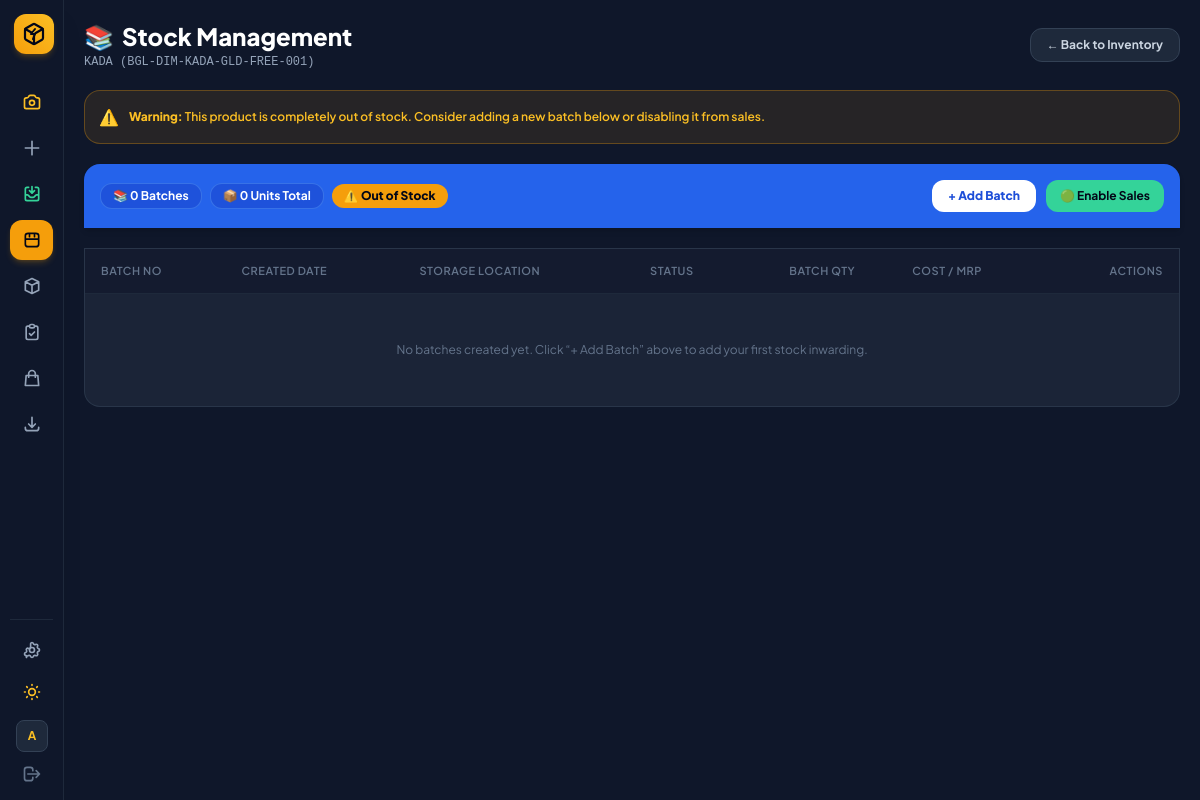
The page /products/1/batches/ (signed in) on the database its author committed.
### sku_manager/models.py (models this page shows, shortened)
class JewelrySKU(models.Model):
    CATEGORY_CHOICES = [
        ('APP', 'APP - Apparel / Clothing'),
        ('ACC', 'ACC - Accessories'),
        ('ELC', 'ELC - Electronics / Gadgets'),
        ('FTW', 'FTW - Footwear'),
        ('HOM', 'HOM - Home & Living'),
        ('BEA', 'BEA - Beauty & Care'),
        ('NCK', 'NCK - Necklace / Chain'),
        ('BGL', 'BGL - Bangles / Kada'),
        ('GEN', 'GEN - General Goods'),
    ]
    COLOR_CHOICES = [
        ('BLK', 'BLK - Black'),
        ('WHT', 'WHT - White'),
        ('BLU', 'BLU - Blue'),
        ('RED', 'RED - Red'),
        ('GRN', 'GRN - Green'),
        ('GLD', 'GLD - Gold'),
        ('SLV', 'SLV - Silver'),
        ('BRN', 'BRN - Brown'),
        ('MTC', 'MTC - Multi-Color'),
    ]
    category = models.CharField(max_length=10, choices=CATEGORY_CHOICES, default='GEN')
    style = models.CharField(max_length=20, default='STD')
    name = models.CharField(max_length=50, default='ITEM')
    color = models.CharField(max_length=20, choices=COLOR_CHOICES, default='BLK')
    size = models.CharField(max_length=20, default='FREE')
    number = models.CharField(max_length=10, default='001')
    sku = models.CharField(max_length=100, unique=True, editable=False)
    image = models.ImageField(upload_to='products/', null=True, blank=True)
    is_listed = models.BooleanField(default=True)
    batch_no = models.CharField(max_length=50, blank=True, default='')
    stock = models.PositiveIntegerField(default=0)
    storage_box = models.ForeignKey(StorageBox, on_delete=models.SET_NULL, null=True, blank=True, related_name='skus')
    section_name = models.CharField(max_length=50, blank=True, default='Main Section')
    purchase_price = models.DecimalField(max_digits=10, decimal_places=2, default=0.00)
    selling_price = models.DecimalField(max_digits=10, decimal_places=2, default=0.00)
    created_at = models.DateTimeField(auto_now_add=True)
    updated_at = models.DateTimeField(auto_now=True)
    class Meta:
        ordering = ['-created_at']

### sku_manager/views.py (the view)
# urls.py: path('products/<int:pk>/batches/', views.product_batches_view, name='product_batches'),
@login_required(login_url='login')
def product_batches_view(request, pk):
    product = get_object_or_404(JewelrySKU.objects.select_related('storage_box'), pk=pk)
    batches = product.batches.select_related('storage_box').order_by('-created_at')
    product.stock = product.batches.filter(status='active').aggregate(total=Sum('quantity'))['total'] or 0
    platform_prices = {price.platform_id: price.price for price in product.platform_prices.all()}
    return render(request, 'sku_manager/product_batches.html', {
        'product': product,
        'batches': batches,
        'boxes': get_all_boxes(),
        'platforms': get_or_seed_platforms(),
        'platform_prices': platform_prices,
        'suggested_batch': f"BAT-{datetime.now().strftime('%y%m%d-%H%M')}",
        'low_threshold': AppSettings.get_settings().low_stock_threshold,
        'active_page': 'stock_list',
    })

### sku_manager/models.py (called while the page is built)
    @classmethod
    def get_settings(cls):
        obj, _ = cls.objects.get_or_create(id=1)
        return obj

### sku_manager/views.py (called while the page is built)
def get_or_seed_platforms():
    if not Platform.objects.exists():
        for name in DEFAULT_PLATFORMS:
            Platform.objects.get_or_create(name=name)
    return Platform.objects.all().order_by('id')

def get_all_boxes():
    return StorageBox.objects.all().order_by('name')

### templates/sku_manager/product_batches.html (shortened to what this page needs)
{% extends "sku_manager/base.html" %}
{% block content %}
<div class="space-y-5 max-w-7xl mx-auto">
  <header class="flex flex-col sm:flex-row sm:items-center justify-between gap-3">
    <div><h1 class="text-2xl font-black text-slate-900 dark:text-white flex items-center gap-2"><span class="text-blue-500">📚</span> Stock Management</h1><p class="text-xs text-slate-500 dark:text-slate-400 font-mono mt-0.5">{{ product.name }} <span class="text-slate-400">({{ product.sku }})</span></p></div>
    <a href="{% url 'stock_inventory_list' %}" class="bg-white dark:bg-slate-800 border border-slate-200 dark:border-slate-700 text-slate-700 dark:text-slate-300 font-bold px-4 py-2 rounded-xl text-xs hover:bg-slate-50 transition">← Back to Inventory</a>
  </header>
  {% if product.stock == 0 %}<div class="p-3.5 rounded-2xl bg-amber-500/10 border border-amber-500/30 text-amber-700 dark:text-amber-400 text-xs font-semibold flex items-center gap-2.5 shadow-xs"><span class="text-base">⚠️</span><span><strong>Warning:</strong> This product is completely out of stock. Consider adding a new batch below or disabling it from sales.</span></div>{% endif %}
  <section class="bg-blue-600 text-white rounded-t-2xl p-4 flex flex-col md:flex-row items-start md:items-center justify-between gap-3 shadow-md">
    <div class="flex items-center gap-2 flex-wrap">
      <span class="bg-blue-700/80 border border-blue-400/40 px-3 py-1 rounded-xl text-xs font-bold">📚 {{ batches.count }} Batches</span>
      <span class="bg-blue-700/80 border border-blue-400/40 px-3 py-1 rounded-xl text-xs font-bold">📦 {{ product.stock }} Units Total</span>
      {% if product.stock == 0 %}<span class="bg-amber-500 text-slate-950 px-3 py-1 rounded-xl text-xs font-black">⚠️ Out of Stock</span>{% else %}<span class="bg-emerald-500 text-slate-950 px-3 py-1 rounded-xl text-xs font-black">✓ In Stock</span>{% endif %}
    </div>
    <div class="flex items-center gap-2.5">
      <button type="button" onclick="openAddBatchModal()" class="bg-white hover:bg-slate-100 text-blue-700 font-extrabold px-4 py-2 rounded-xl text-xs transition shadow-xs">+ Add Batch</button>
      <a href="{% url 'toggle_product_sales' product.pk %}" class="{% if product.is_listed %}bg-emerald-400 text-slate-950{% else %}bg-slate-800 text-white{% endif %} font-bold px-3.5 py-2 rounded-xl text-xs transition shadow-xs">{% if product.is_listed %}🟢 Enable Sales{% else %}🔴 Sales Disabled{% endif %}</a>
    </div>
  </section>
  <div class="bg-white dark:bg-slate-800/80 border border-slate-200 dark:border-slate-700/60 rounded-b-2xl shadow-xs overflow-hidden">
    <div class="overflow-x-auto"><table class="w-full text-left text-xs text-slate-700 dark:text-slate-300">
      <thead class="bg-slate-50 dark:bg-slate-900/60 text-[11px] uppercase tracking-wider text-slate-400 dark:text-slate-500 border-b border-slate-200 dark:border-slate-800"><tr><th class="py-3.5 px-4 font-semibold">Batch No</th><th class="py-3.5 px-4 font-semibold">Created Date</th><th class="py-3.5 px-4 font-semibold">Storage Location</th><th class="py-3.5 px-4 font-semibold">Status</th><th class="py-3.5 px-4 font-semibold text-center">Batch Qty</th><th class="py-3.5 px-4 font-semibold">Cost / MRP</th><th class="py-3.5 px-4 text-right font-semibold">Actions</th></tr></thead>
      <tbody class="divide-y divide-slate-100 dark:divide-slate-800/60">
        {% for b in batches %}
        <tr class="hover:bg-slate-50 dark:hover:bg-slate-800/40 transition">
          <td class="py-3.5 px-4 font-mono font-bold"><span class="text-slate-900 dark:text-white">{{ b.batch_no }}</span>{% if forloop.first %}<span class="ml-2 bg-blue-100 dark:bg-blue-900/50 text-blue-700 dark:text-blue-300 border border-blue-300 dark:border-blue-700 text-[10px] px-2 py-0.5 rounded-md font-bold uppercase tracking-wider">Latest</span>{% endif %}</td>
          <td class="py-3.5 px-4 text-slate-500 dark:text-slate-400 font-mono">{{ b.created_at|date:"d M, Y" }}</td>
          <td class="py-3.5 px-4">{% if b.storage_box %}<span class="inline-flex items-center gap-1.5 px-2.5 py-0.5 rounded-lg text-xs font-bold bg-slate-100 dark:bg-slate-900">📍 {{ b.storage_box.name }} • {{ b.section_name|default:"Main" }}</span>{% else %}<span class="text-slate-400 italic">Unassigned</span>{% endif %}</td>
          <td class="py-3.5 px-4 font-mono">{% if b.status == 'active' %}<span class="text-emerald-600 dark:text-emerald-400 font-bold bg-emerald-50 dark:bg-emerald-950/40 px-2 py-0.5 rounded border border-emerald-200 dark:border-emerald-900">ACTIVE</span>{% else %}<span class="text-slate-400 font-bold bg-slate-100 dark:bg-slate-900 px-2 py-0.5 rounded border border-slate-300 dark:border-slate-800">DISABLED</span>{% endif %}</td>
          <td class="py-3.5 px-4 text-center font-mono font-bold text-sm text-slate-900 dark:text-white">{{ b.quantity }}</td>
          <td class="py-3.5 px-4 font-mono"><div>Cost: ₹{{ b.purchase_price }}</div><div class="text-emerald-600 dark:text-emerald-400 font-bold">MRP: ₹{{ b.selling_price }}</div></td>
          <td class="py-3.5 px-4 text-right"><button type="button" onclick="openEditBatchModal('{{ b.id }}', '{{ b.batch_no|escapejs }}', '{{ b.quantity }}', '{{ b.purchase_price }}', '{{ b.selling_price }}', '{{ b.storage_box_id|default:'' }}', '{{ b.section_name|escapejs }}', '{{ b.status }}')" class="bg-slate-100 dark:bg-slate-900 hover:bg-slate-200 dark:hover:bg-slate-800 text-slate-700 dark:text-slate-300 font-bold px-3 py-1 rounded-lg border border-slate-300 dark:border-slate-700 text-xs transition">✏️ Edit</button></td>
        </tr>
        {% empty %}<tr><td colspan="7" class="text-center py-12 text-slate-400 dark:text-slate-500">No batches created yet. Click “+ Add Batch” above to add your first stock inwarding.</td></tr>{% endfor %}
      </tbody>
    </table></div>
  </div>
</div>
{% endblock %}

### templates/sku_manager/base.html (shortened to what this page needs)
<!DOCTYPE html>
<html lang="en" class="dark">
<head>
  <script src="https://cdn.tailwindcss.com"></script>
</head>
<body class="bg-slate-100 text-slate-800 dark:bg-slate-900 dark:text-slate-100 min-h-screen flex antialiased transition-colors duration-200">
  <aside class="group fixed left-0 top-0 z-40 h-screen w-16 hover:w-60 transition-all duration-300 ease-in-out bg-white border-r border-slate-200 dark:bg-slate-900 dark:border-slate-800 flex flex-col justify-between p-2.5 shadow-xl overflow-hidden">
    <div class="space-y-6">
      <a href="{% url 'sku_generate' %}" class="flex items-center gap-3 px-1 py-1">
        <div class="w-10 h-10 min-w-[40px] rounded-xl bg-gradient-to-tr from-amber-500 to-amber-400 flex items-center justify-center shadow-md shadow-amber-500/20 text-slate-950">
        </div>
      </a>
      <nav class="space-y-1.5">
        <a href="{% url 'sku_scanner' %}" title="Camera Scanner"
          class="flex items-center gap-3.5 px-3 py-2.5 rounded-xl transition {% if active_page == 'scanner' %}bg-amber-500 text-slate-950 font-bold shadow-md shadow-amber-500/20{% else %}text-amber-600 dark:text-amber-400 hover:bg-slate-100 dark:hover:bg-slate-800{% endif %}">
        </a>
        <a href="{% url 'product_create' %}" title="Add New Product"
          class="flex items-center gap-3.5 px-3 py-2.5 rounded-xl transition {% if active_page == 'product_create' %}bg-amber-500 text-slate-950 font-bold shadow-md shadow-amber-500/20{% else %}text-slate-600 dark:text-slate-400 hover:bg-slate-100 dark:hover:bg-slate-800 dark:hover:text-white{% endif %}">
          <svg class="w-5 h-5 min-w-[20px]" fill="none" stroke="currentColor" viewBox="0 0 24 24"><path stroke-linecap="round" stroke-linejoin="round" stroke-width="2" d="M12 4v16m8-8H4"></path></svg>
        </a>
        <a href="{% url 'stock_inward' %}" title="Inward Stock & Batch"
          class="flex items-center gap-3.5 px-3 py-2.5 rounded-xl transition {% if active_page == 'stock_inward' %}bg-amber-500 text-slate-950 font-bold shadow-md shadow-amber-500/20{% else %}text-emerald-600 dark:text-emerald-400 hover:bg-slate-100 dark:hover:bg-slate-800 dark:hover:text-white{% endif %}">
        </a>
        <a href="{% url 'stock_inventory_list' %}" title="Inventory Stock List"
          class="flex items-center gap-3.5 px-3 py-2.5 rounded-xl transition {% if active_page == 'stock_list' or active_page == 'inventory' %}bg-amber-500 text-slate-950 font-bold shadow-md shadow-amber-500/20{% else %}text-slate-600 dark:text-slate-400 hover:bg-slate-100 dark:hover:bg-slate-800 dark:hover:text-white{% endif %}">
          <svg class="w-5 h-5 min-w-[20px]" fill="none" stroke="currentColor" viewBox="0 0 24 24"><path stroke-linecap="round" stroke-linejoin="round" stroke-width="2" d="M4 7v10c0 2 1.5 3 3.5 3h9c2 0 3.5-1 3.5-3V7c0-2-1.5-3-3.5-3h-9C5.5 4 4 5 4 7zm0 4h16M9 4v4m6-4v4"></path></svg>
        </a>
        <a href="{% url 'box_manager' %}" title="Storage Boxes"
          class="flex items-center gap-3.5 px-3 py-2.5 rounded-xl transition {% if active_page == 'boxes' %}bg-amber-500 text-slate-950 font-bold shadow-md shadow-amber-500/20{% else %}text-slate-600 dark:text-slate-400 hover:bg-slate-100 dark:hover:bg-slate-800 dark:hover:text-white{% endif %}">
          <svg class="w-5 h-5 min-w-[20px]" fill="none" stroke="currentColor" viewBox="0 0 24 24"><path stroke-linecap="round" stroke-linejoin="round" stroke-width="2" d="M20 7l-8-4-8 4m16 0l-8 4m8-4v10l-8 4m0-10L4 7m8 4v10M4 7v10l8 4"></path></svg>
        </a>
        <a href="{% url 'dispatch_logs' %}" title="Dispatch Logs"
          class="flex items-center gap-3.5 px-3 py-2.5 rounded-xl transition {% if active_page == 'dispatch_logs' %}bg-amber-500 text-slate-950 font-bold shadow-md shadow-amber-500/20{% else %}text-slate-600 dark:text-slate-400 hover:bg-slate-100 dark:hover:bg-slate-800 dark:hover:text-white{% endif %}">
          <svg class="w-5 h-5 min-w-[20px]" fill="none" stroke="currentColor" viewBox="0 0 24 24"><path stroke-linecap="round" stroke-linejoin="round" stroke-width="2" d="M9 5H7a2 2 0 00-2 2v12a2 2 0 002 2h10a2 2 0 002-2V7a2 2 0 00-2-2h-2M9 5a2 2 0 002 2h2a2 2 0 002-2M9 5a2 2 0 012-2h2a2 2 0 012 2m-6 9l2 2 4-4"></path></svg>
        </a>
        <a href="{% url 'platform_manager' %}" title="Marketplace Channels"
          class="flex items-center gap-3.5 px-3 py-2.5 rounded-xl transition {% if active_page == 'platforms' %}bg-amber-500 text-slate-950 font-bold shadow-md shadow-amber-500/20{% else %}text-slate-600 dark:text-slate-400 hover:bg-slate-100 dark:hover:bg-slate-800 dark:hover:text-white{% endif %}">
          <svg class="w-5 h-5 min-w-[20px]" fill="none" stroke="currentColor" viewBox="0 0 24 24"><path stroke-linecap="round" stroke-linejoin="round" stroke-width="2" d="M16 11V7a4 4 0 00-8 0v4M5 9h14l1 12H4L5 9z"></path></svg>
        </a>
        <a href="{% url 'sku_export_csv' %}" title="Export CSV"
          class="flex items-center gap-3.5 px-3 py-2.5 rounded-xl transition text-slate-600 dark:text-slate-400 hover:bg-slate-100 dark:hover:bg-slate-800 dark:hover:text-white">
          <svg class="w-5 h-5 min-w-[20px]" fill="none" stroke="currentColor" viewBox="0 0 24 24"><path stroke-linecap="round" stroke-linejoin="round" stroke-width="2" d="M4 16v1a3 3 0 003 3h10a3 3 0 003-3v-1m-4-4l-4 4m0 0l-4-4m4 4V4"></path></svg>
        </a>
      </nav>
    </div>
    <div class="space-y-1.5 pt-3 border-t border-slate-200 dark:border-slate-800">
      <a href="{% url 'app_settings' %}" title="System Settings"
        class="flex items-center gap-3.5 px-3 py-2 rounded-xl transition {% if active_page == 'settings' %}bg-amber-500 text-slate-950 font-bold shadow-md shadow-amber-500/20{% else %}text-slate-600 dark:text-slate-400 hover:bg-slate-100 dark:hover:bg-slate-800 dark:hover:text-white{% endif %}">
      </a>
      <button id="themeToggleBtn" type="button" title="Switch Theme"
        class="w-full flex items-center gap-3.5 px-3 py-2 rounded-xl text-slate-600 dark:text-slate-400 hover:bg-slate-100 dark:hover:bg-slate-800 transition">
      </button>
      {% if request.user.is_authenticated %}
      <div class="flex items-center gap-3 px-1.5 pt-1 overflow-hidden">
        <div class="w-8 h-8 min-w-[32px] rounded-lg bg-slate-200 dark:bg-slate-800 border border-slate-300 dark:border-slate-700 flex items-center justify-center font-bold text-amber-600 dark:text-amber-400 text-xs">
          {{ request.user.username|slice:":1"|upper }}
        </div>
      </div>
      <a href="{% url 'logout' %}" title="Log Out"
        class="flex items-center gap-3 px-3 py-1.5 rounded-xl text-slate-500 hover:bg-rose-500/10 hover:text-rose-500 transition">
        <svg class="w-5 h-5 min-w-[20px]" fill="none" stroke="currentColor" viewBox="0 0 24 24">
          <path stroke-linecap="round" stroke-linejoin="round" stroke-width="2" d="M17 16l4-4m0 0l-4-4m4 4H7m6 4v1a3 3 0 01-3 3H6a3 3 0 01-3-3V7a3 3 0 013-3h4a3 3 0 013 3v1"></path>
        </svg>
      </a>
      {% endif %}
    </div>
  </aside>
  <main class="flex-1 ml-16 p-4 sm:p-5 min-h-screen transition-all duration-300">
    <div class="w-full space-y-4">
      {% block content %}{% endblock %}
    </div>
  </main>
</body>
</html>

### templates/sku_manager/base.html (style rules this page uses)
body { font-family: 'Plus Jakarta Sans', sans-serif; }

### rows shown on the page
JewelrySKU: name "KADA", sku "BGL-DIM-KADA-GLD-FREE-001", stock "0"

### other values the page prints
{{ request.user.username|slice:":1"|upper }} "A"
{{ batches.count }} "0"
